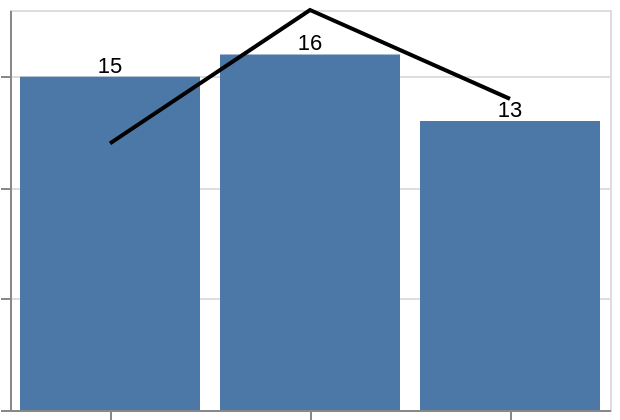

Vega-Lite specification stored for this chart:
### Vega-Lite specification from a JSON file in a GitHub repository (floating-point values rounded to 4 significant figures)
{"$schema": "https://vega.github.io/schema/vega-lite/v6.json", "padding": 5, "autosize": "none", "width": 300, "height": 200, "data": {"name": "table", "values": [{"c": "A", "g": "p", "x": 1, "y": 2, "v": 5, "t": "2024-01-15", "o": {"v": 3}, "IMDB Rating": 6.1, "d": "x1"}, {"c": "B", "g": "q", "x": 2, "y": 4, "v": 9, "t": "2024-02-20", "o": {"v": 7}, "IMDB Rating": 7.4, "d": "x2"}, {"c": "A", "g": "q", "x": 3, "y": 3, "v": 2, "t": "2024-03-05", "o": {"v": 1}, "IMDB Rating": 5.2, "d": "x1"}, {"c": "C", "g": "p", "x": 4, "y": 6, "v": 7, "t": "2024-05-30", "o": {"v": 4}, "IMDB Rating": 8.8, "d": "x3"}, {"c": "B", "g": "p", "x": 5, "y": 5, "v": 4, "t": "2024-07-11", "o": {"v": 9}, "IMDB Rating": 6.9, "d": "x2"}, {"c": "C", "g": "q", "x": 6, "y": 8, "v": 6, "t": "2024-09-02", "o": {"v": 2}, "IMDB Rating": 7.7, "d": "x3"}, {"c": "A", "g": "p", "x": 7, "y": 7, "v": 8, "t": "2024-11-25", "o": {"v": 5}, "IMDB Rating": 4.4, "d": "x1"}, {"c": "B", "g": "q", "x": 8, "y": 9, "v": 3, "t": "2024-12-31", "o": {"v": 8}, "IMDB Rating": 9.1, "d": "x2"}]}, "layer": [{"mark": "bar", "encoding": {"x": {"field": "c", "type": "nominal"}, "y": {"field": "v", "type": "quantitative", "aggregate": "sum"}}}, {"mark": {"type": "line", "color": "black"}, "encoding": {"x": {"field": "c", "type": "nominal"}, "y": {"field": "y", "type": "quantitative", "aggregate": "sum"}}}, {"mark": {"type": "text", "dy": -5}, "encoding": {"x": {"field": "c", "type": "nominal"}, "y": {"field": "v", "type": "quantitative", "aggregate": "sum"}, "text": {"field": "v", "type": "quantitative", "aggregate": "sum"}}}]}
